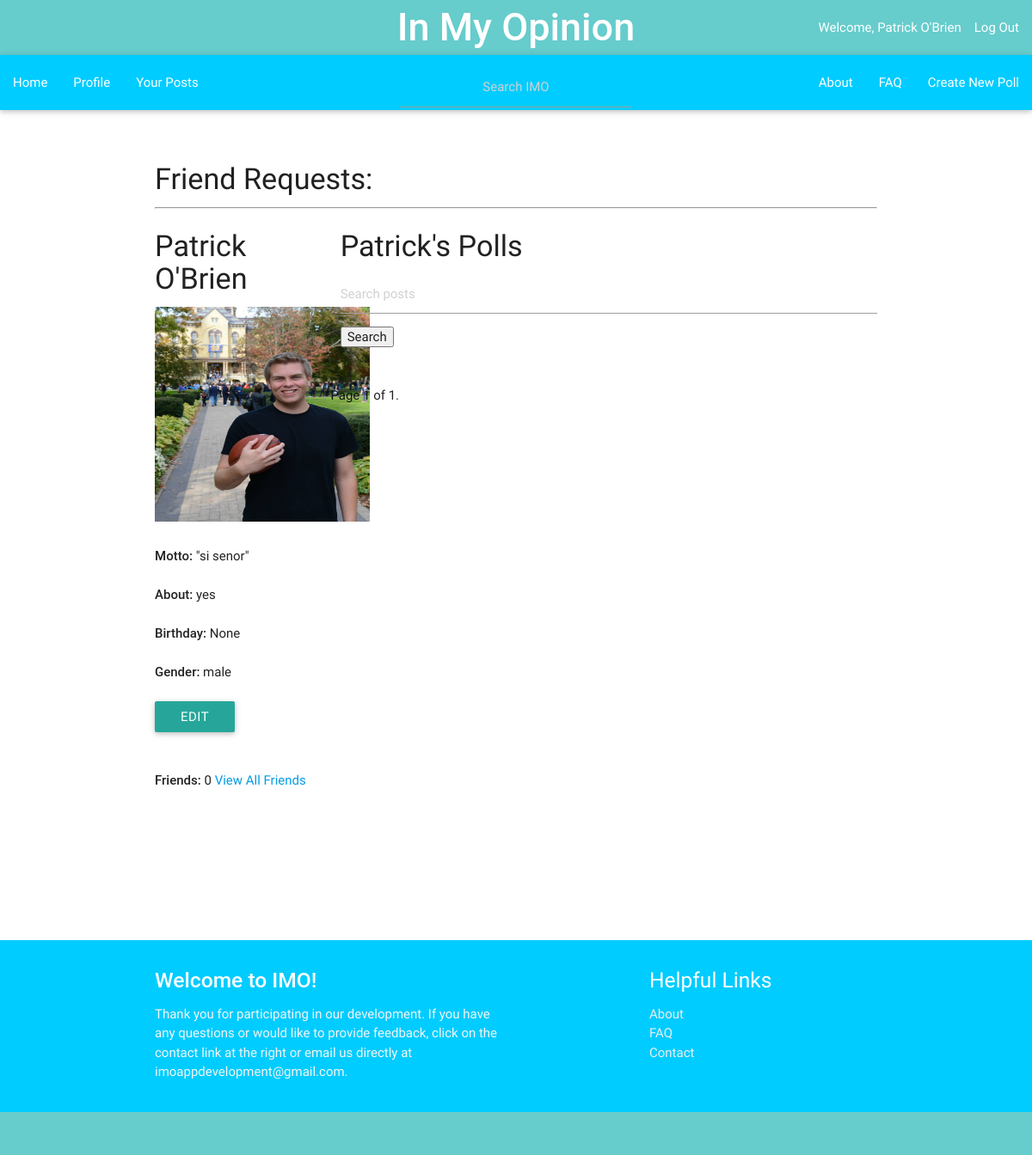
Page /imo_app/profile/ (signed in) on the earlier database version.
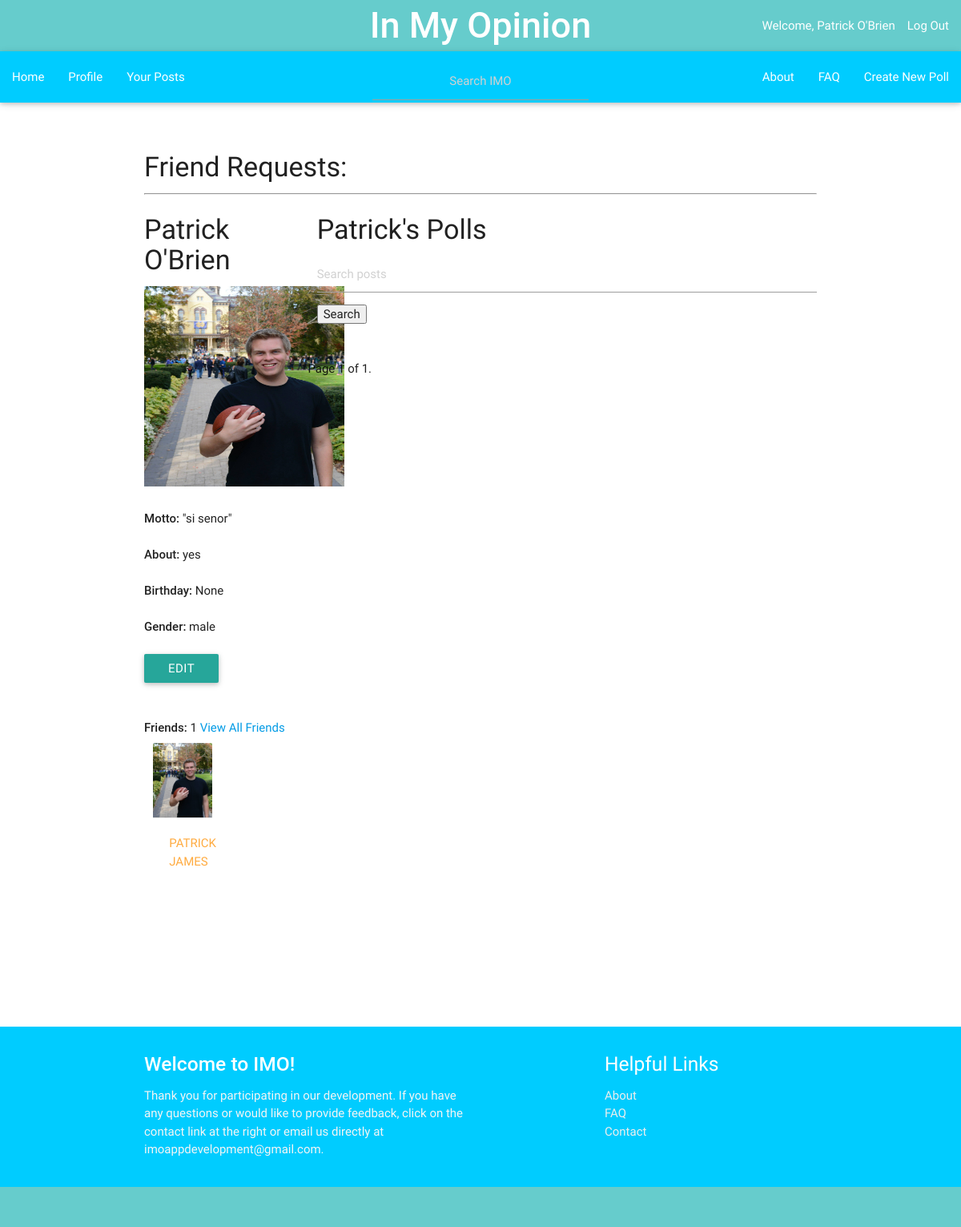
Same page on the later database version.
### imo_app/models.py (models this page shows, shortened)
class Friendship(models.Model):
    requester = models.ForeignKey(UserProfile, related_name="friendship_creator_set")
    friend = models.ForeignKey(UserProfile, related_name="friend_set")
    status = models.CharField(max_length=50, default='')
    relation_date = models.DateTimeField(auto_now_add=True, editable=False)

class UserProfile(models.Model):
    user = models.OneToOneField(User)
    name = models.CharField(max_length=200, default='')
    gender = models.CharField(default='', blank=True, max_length=15)
    picture = models.ImageField(blank=True, null=True, default='')
    birthday = models.DateField(blank=True, null=True)
    about = models.TextField(null = True, blank = True, default='')
    motto = models.CharField(max_length=200, null = True, blank=True, default='')
    total_friends = models.IntegerField(default=0)
    sponsor = models.BooleanField(default=False)

### imo_app/views.py (the view, shortened to what this page needs)
def profile(request):
    current_user=request.user
    author = UserProfile.objects.get(id=current_user.id)
    friends_list = Friendship.objects.filter(requester=current_user.id)
    q_list = Question.objects.filter(author=author)
    total_friends = author.total_friends
    if (request.POST.get('edit')):
        form = ProfileForm(instance=author)
        return render(request, 'imo_app/profile_form.html', {'form': form})
    if request.GET.get("q"):
        query = request.GET.get("q")
        q_list = search_bars(q_list, query)
    paginator = Paginator(q_list, 10) # Show 25 contacts per page
    page = request.GET.get('page')
    try:
        q = paginator.page(page)
    except PageNotAnInteger:
        q = paginator.page(1)
    except EmptyPage:
        q = paginator.page(paginator.num_pages)
    requests = ''
    if Friendship.objects.filter(friend=current_user.id, status='requested'):
        requests = Friendship.objects.filter(friend=current_user.id, status='requested')
    context = {
        'requests': requests,
        'friends': total_friends,
        'f_all': friends_list,
        'q_all': q,
        'current_user': current_user,
        'first_name': author.user.first_name,
        'last_name': author.user.last_name,
        'gender': author.gender,
        'birthday': author.birthday,
        'about': author.about,
        'email': author.user.email,
        'motto': author.motto,
        'picture': author.picture,
    }
    return render(request, 'imo_app/profile.html', context)

### imo_app/templates/imo_app/profile.html (shortened to what this page needs)
{% extends "imo_app/base.html" %}
{% block content %}
<br></br>
  </div>
    <div class="container">
      <h4>Friend Requests:</h4>
        <div class="col s9">
        <hr></hr>
      </div>
    <div class="row">
    <div class="col s3">
        <h4>{{ first_name }} {{ last_name }}</h4>
        {% if picture %}
        <img src='{{ picture.url }}' class='img-responsive' width="250px" height="250px" />
        {% endif %}
        <br></br>
        <strong>Motto:</strong> "{{ motto }}"
        <br></br>
        <strong>About:</strong> {{ about }}
        <br></br>
        <strong>Birthday:</strong> {{ birthday }}
        <br></br>
        <strong>Gender:</strong> {{ gender }}
        <br></br>
        <form action="{% url 'imo_app:profile' %}" method="POST">
          <input type="submit" value="edit" name='edit' class='btn' size=50%; />
        </form>
        <br></br>
        <strong>Friends:</strong> {{ friends }}
        <a href="{% url 'imo_app:all_friends' user.id %}">View All Friends</a>
        {% for i in f_all %}
          <div class="card">
            <div class="col s6">
              <div class="card-image">
                {% if i.friend.picture %}
                <a href="{% url 'imo_app:view_profile' i.friend.id %}"><img src='{{ i.friend.picture.url }}' class='img-responsive'/></a>
                {% endif %}
              </div>
            <div class="card-action">
              <a href="{% url 'imo_app:view_profile' i.friend.id %}">{{ i.friend.name }}</a>
            </div>
          </div>
        </div>
        {% endfor %}
    </div>
    <div class="col s9">
    {% if user.is_authenticated %}
    <h4>{{ first_name }}'s Polls</h4>
      <div class="row">
        <div class="col m12">
        <form method='GET' action=''>
        <input type='text' name='q' placeholder='Search posts' value='{{ request.GET.q }}' />
        <input type='submit' value='Search' />
        </form>
        <br></br>
      </div>
        <div class="pagination">
            <span class="step-links">
                <span class="current">
                    Page {{ q_all.number }} of {{ q_all.paginator.num_pages }}.
                </span>
            </span>
        </div>
      </div>
    </div>
  </div>
    {% endif %}
</div>
{% endblock content %}

Differences in the rows shown:
added Friendship: friend.picture (picture), friend.name "PATRICK JAMES"
Other differences:
{{ friends }}: "0" → "1"
